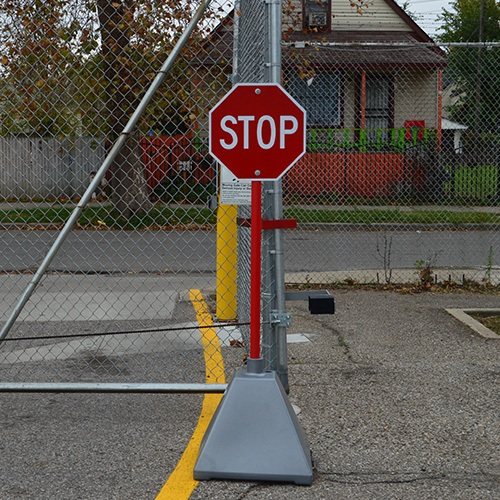
//> input picture boundary/stop2.jpg, 500 x 500 px
$ ./rbg-threshold ../boundary/stop2.jpg   (built with g++ and OpenCV 4)
//> lines starting //> are read from the running program, lines starting //| are printed output that depends on the picture
#include "opencv2/imgproc.hpp"
#include "opencv2/imgcodecs.hpp"
#include "opencv2/highgui.hpp"
#include <cstdlib>
#include <iostream>

using namespace cv;

struct Threshold {
  Mat img;
  std::vector<Mat> planes;
  std::vector<Mat> planes_thresholded;
  Mat img_thresholded;
  int threshold_type;
  int low_red_threshold_value;
  int high_red_threshold_value;
  int low_green_threshold_value;
  int high_green_threshold_value;
  int low_blue_threshold_value;
  int high_blue_threshold_value;
};

void Slider(int, void* resource);

int main(int argc, char** argv)
{
  Threshold resource;

  //Read in image from input
  if (argc < 2)
  {
    std::cout << "Proper use is ./threshold <image-name> <opt-threshold-type>" << std::endl;
    return EXIT_FAILURE;
  }
	resource.img = imread(argv[1], -1);
//> resource.img is the input picture: 500 rows x 500 cols, CV_8UC3; mean B, G, R 80, 87.5, 93.8
	if (resource.img.empty()) {return -1;}

  split(resource.img, resource.planes);
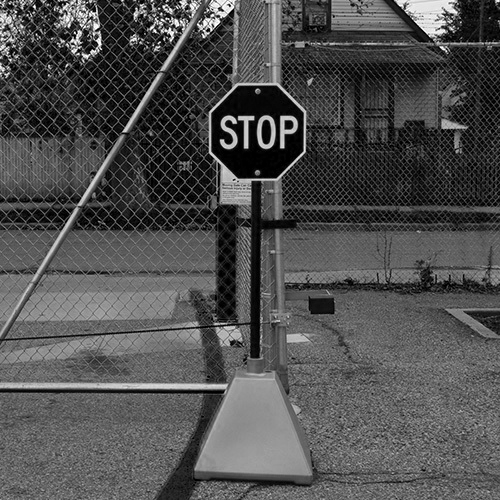
//> resource.planes[0]: 500 rows x 500 cols, CV_8UC1; min 0, max 255, mean 80
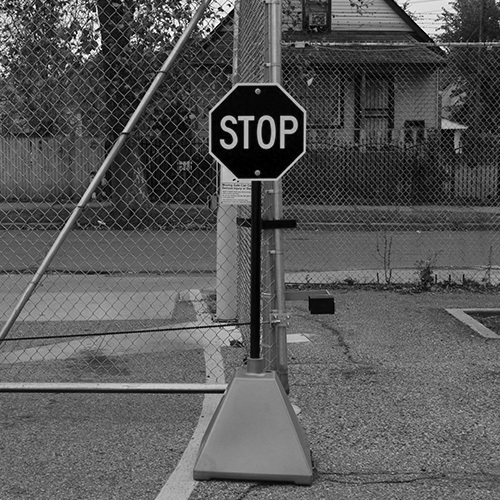
//> resource.planes[1]: 500 rows x 500 cols, CV_8UC1; min 0, max 255, mean 87.5
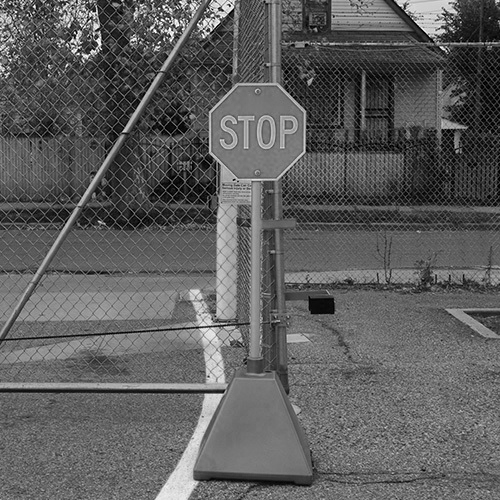
//> resource.planes[2]: 500 rows x 500 cols, CV_8UC1; min 0, max 255, mean 93.8
  resource.planes_thresholded.push_back(resource.planes[0]);
  resource.planes_thresholded.push_back(resource.planes[1]);
  resource.planes_thresholded.push_back(resource.planes[2]);

  /* Default threshold type of 0 (binary) but allow other types be entered
     0: Binary
     1: Binary Inverted
     2: Threshold Truncated
     3: Threshold to Zero
     4: Threshold to Zero Inverted
  */
  resource.threshold_type = 0;
  if (argc > 2)
  {
    int input = atoi(argv[2]);
    if (input <= 4 & input >= 0) {resource.threshold_type = input;}
    else {
      std::cout << "Invalid threshold selctor entered" << std::endl;
      return EXIT_FAILURE;
    }
  }

	namedWindow("Threshold Sliders", WINDOW_AUTOSIZE);
  namedWindow("Image", WINDOW_AUTOSIZE);

  resource.low_red_threshold_value = 30;
  resource.high_red_threshold_value = 100;
  resource.low_green_threshold_value = 30;
  resource.high_green_threshold_value = 100;
  resource.low_blue_threshold_value = 30;
  resource.high_blue_threshold_value = 100;
  createTrackbar("Low Red Threshold Selector", "Threshold Sliders", &resource.low_red_threshold_value, 255, Slider, &resource);
  createTrackbar("High Red Threshold Selector", "Threshold Sliders", &resource.high_red_threshold_value, 255, Slider, &resource);
  createTrackbar("Low Green Threshold Selector", "Threshold Sliders", &resource.low_green_threshold_value, 255, Slider, &resource);
  createTrackbar("High Green Threshold Selector", "Threshold Sliders", &resource.high_green_threshold_value, 255, Slider, &resource);
  createTrackbar("Low Blue Threshold Selector", "Threshold Sliders", &resource.low_blue_threshold_value, 255, Slider, &resource);
  createTrackbar("High Blue Threshold Selector", "Threshold Sliders", &resource.high_blue_threshold_value, 255, Slider, &resource);

  Slider(0, &resource);

	waitKey(0);
	destroyWindow("Threshold Sliders");
  destroyWindow("Image");


  return EXIT_SUCCESS;
}

void Slider(int, void* resource)
{
  Threshold* r = (Threshold*)resource;
  inRange(r->img, Scalar(r->low_blue_threshold_value, r->low_green_threshold_value, r->low_red_threshold_value), Scalar(r->high_blue_threshold_value, r->high_green_threshold_value, r->high_red_threshold_value), r->img_thresholded);
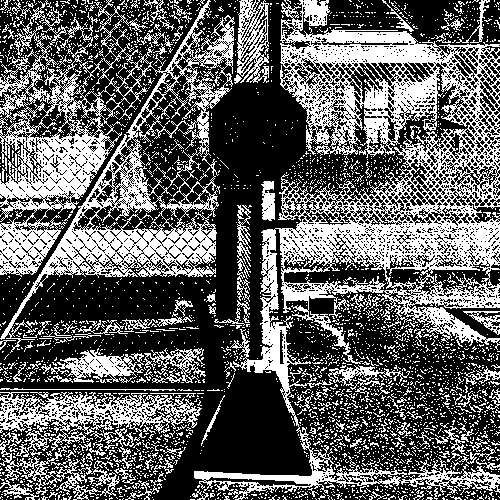
//> r->img_thresholded: 500 rows x 500 cols, CV_8UC1; 38% white in thin lines or dots
  imshow("Image", r->img_thresholded);
}

$ run again, on boundary/stop1.png
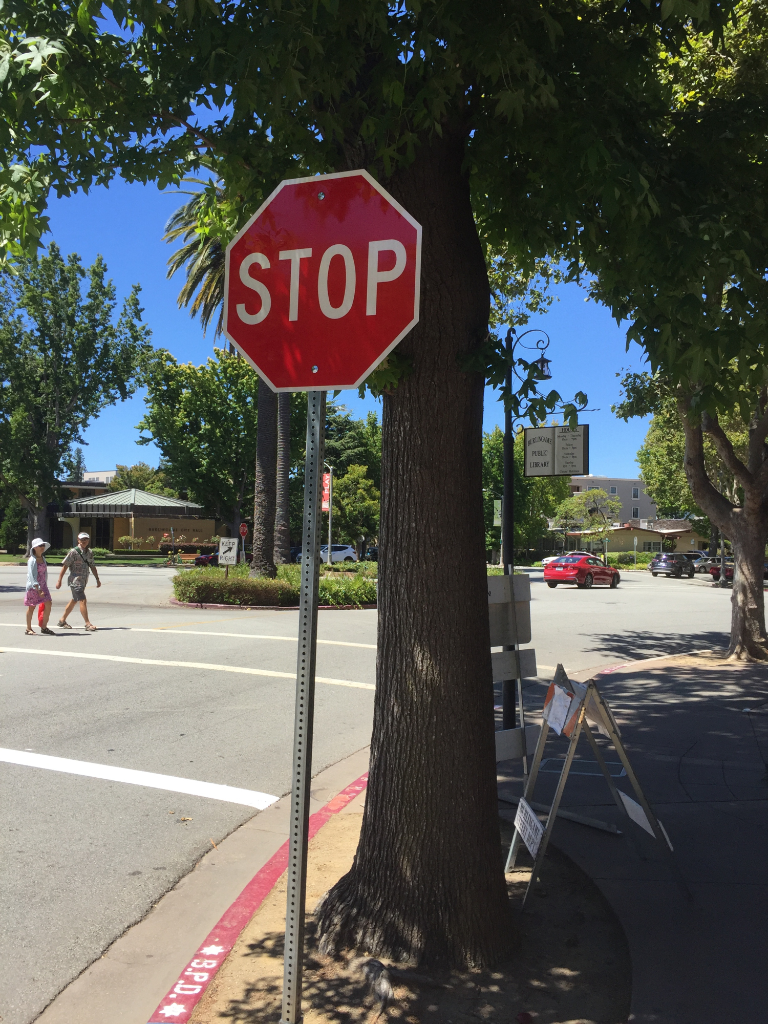
//> input picture boundary/stop1.png, 768 x 1024 px
//> resource.img is the input picture: 1024 rows x 768 cols, CV_8UC4; mean B, G, R, A 83.7, 88.1, 87.8, 255
//> `split(resource.img, resource.planes);`:
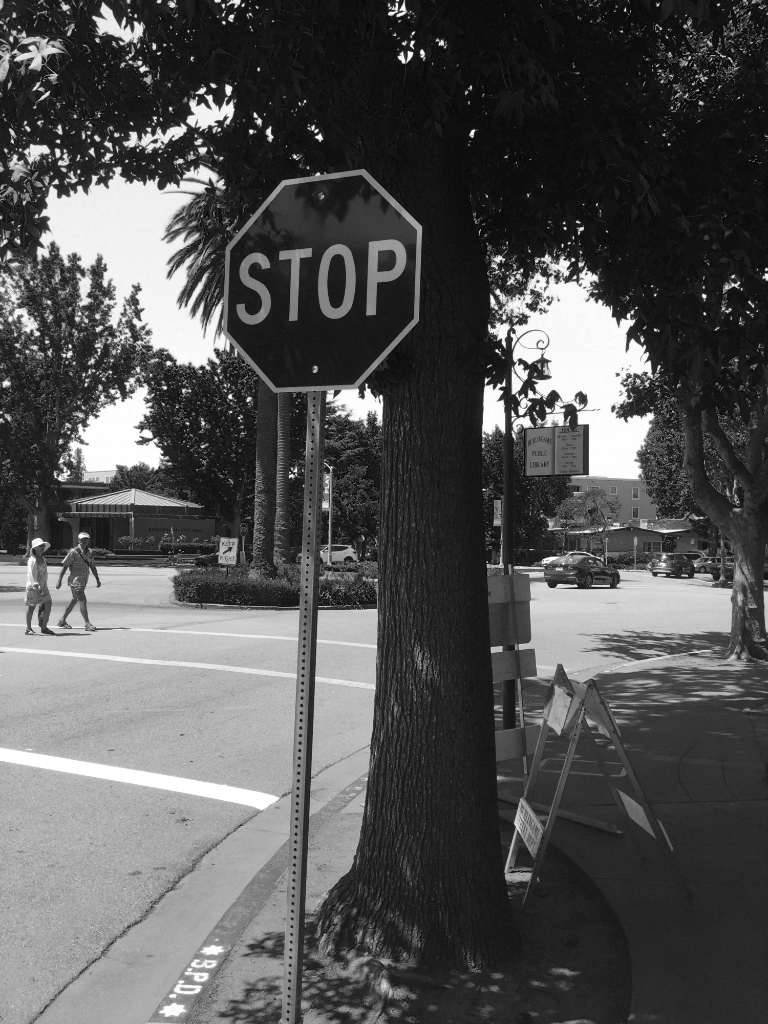
//> resource.planes[0]: 1024 rows x 768 cols, CV_8UC1; min 0, max 255, mean 83.7
//> `split(resource.img, resource.planes);`:
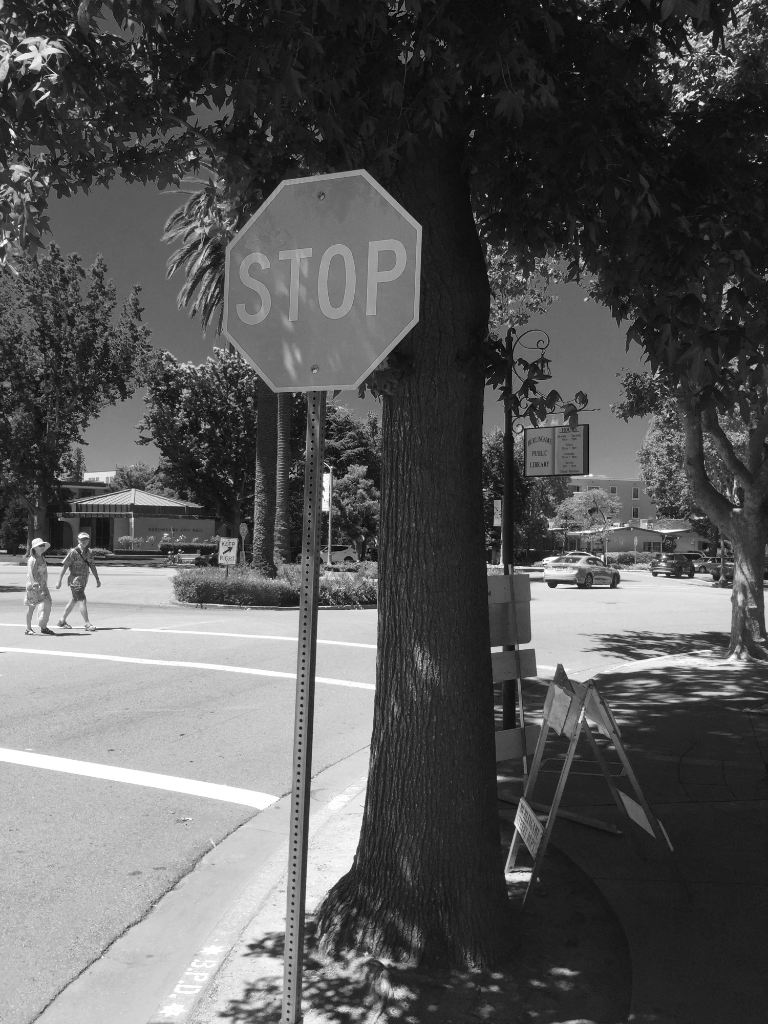
//> resource.planes[2]: 1024 rows x 768 cols, CV_8UC1; min 1, max 255, mean 87.8
